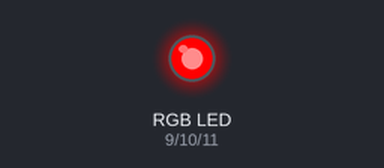
This sketch was run on a simulated Arduino Uno, built with avr-gcc and run on an emulated ATmega328P. Parts: an RGB LED mixed from three pins (HIGH = lit).

Above: at 1.0 s.
At 3.0 s:
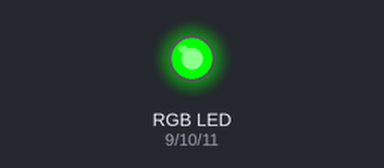
At 5.0 s:
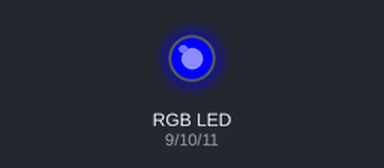
Timing chart, 0 to 7.8 s (numbered marks = the images above):
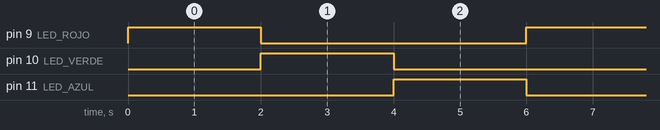

Measured:
- by itself, pin 9 (LED_ROJO), pin 10 (LED_VERDE), pin 11 (LED_AZUL): alternates HIGH for 2.0 s and LOW for 4.0 s
- by itself, everything shown: repeats every 6.0 s, in 3 steps

The sketch:

P2_RGB.ino
```cpp
int LED_ROJO = 9;
int LED_VERDE = 10;
int LED_AZUL = 11;
int BRILLO;
int POT = A0;

void setup(){
	pinMode(LED_ROJO, OUTPUT);
	pinMode(LED_VERDE, OUTPUT);
	pinMode(LED_AZUL, OUTPUT);
}

void loop(){
	analogWrite(LED_ROJO, 255);
	analogWrite(LED_VERDE, 0);
	analogWrite(LED_AZUL, 0);
	delay(2000);

	analogWrite(LED_ROJO, 0);
	analogWrite(LED_VERDE, 255);
	analogWrite(LED_AZUL, 0);
	delay(2000);

	analogWrite(LED_ROJO, 0);
	analogWrite(LED_VERDE, 0);
	analogWrite(LED_AZUL, 255);
	delay(2000);
}
```
